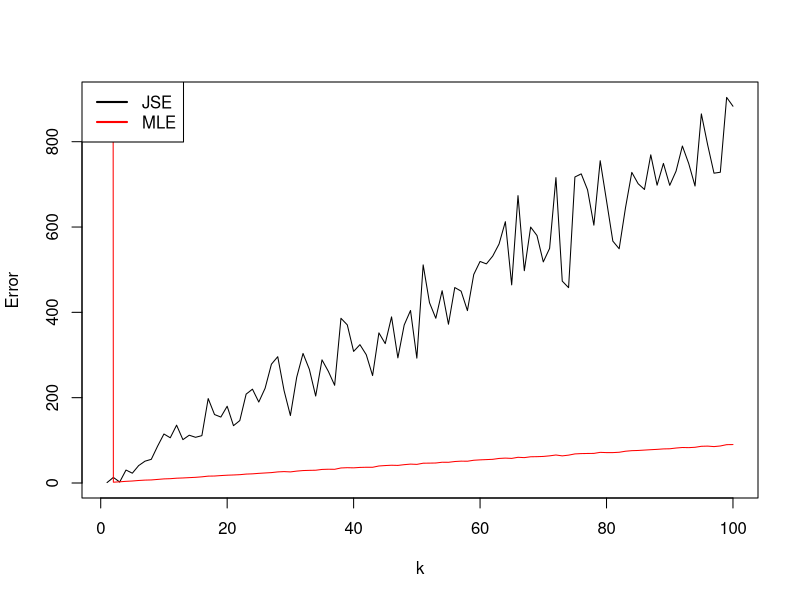

The R script that drew this image:
JS<-function(){
  mleerr=NULL
  jserr=NULL
  for (k in 1:100){
    X<-matrix(nrow=1000,ncol=k)
    theta<-matrix(nrow=1,ncol=k)
    for (j in 1:k){
      theta[1,j]=runif(1,-5,5)
      newdata=rnorm(1000,theta[1,j],1)
      X[,j]=newdata
    }
    MLEerror=0
    steinerror=0
    for (line in (1:1000)){
      MLEerror=MLEerror+sum((theta-mean(X[line,]))^2)
      steinerror=steinerror+sum((theta-max(1-(k-2)/sum(X[line,]^2),0)*X[line,])^2)
    }
    mleerr=c(mleerr,MLEerror/1000)
    jserr=c(jserr,steinerror/1000)
  }
  list(mle=mleerr,js=jserr)
}
res<-JS()
print (res)
plot(1:100,res$mle, xlab = "k", ylab = "Error", type = "l")
lines(1:100, res$js, col = "red")
legend("topleft", legend = c("JSE", "MLE"), col = c("black", "red"),lwd = 2)
